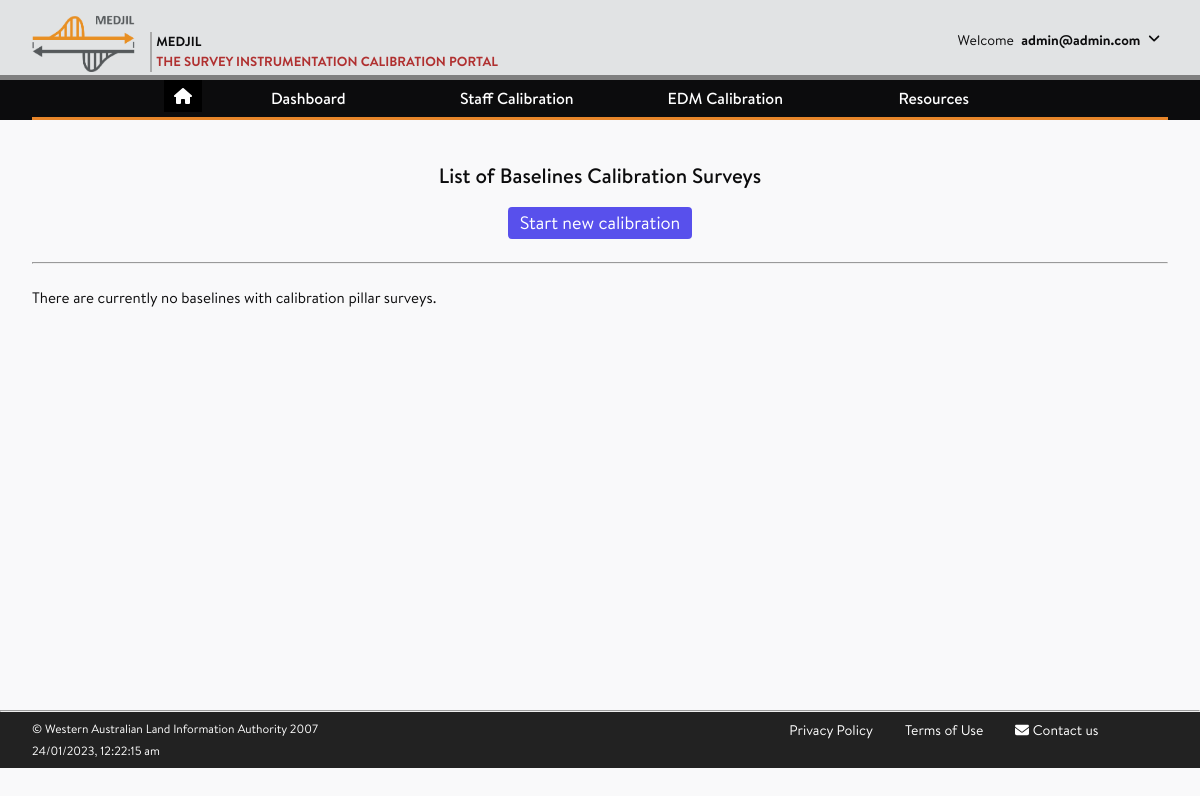
Page /baseline_calibration/ (signed in) on the earlier database version.
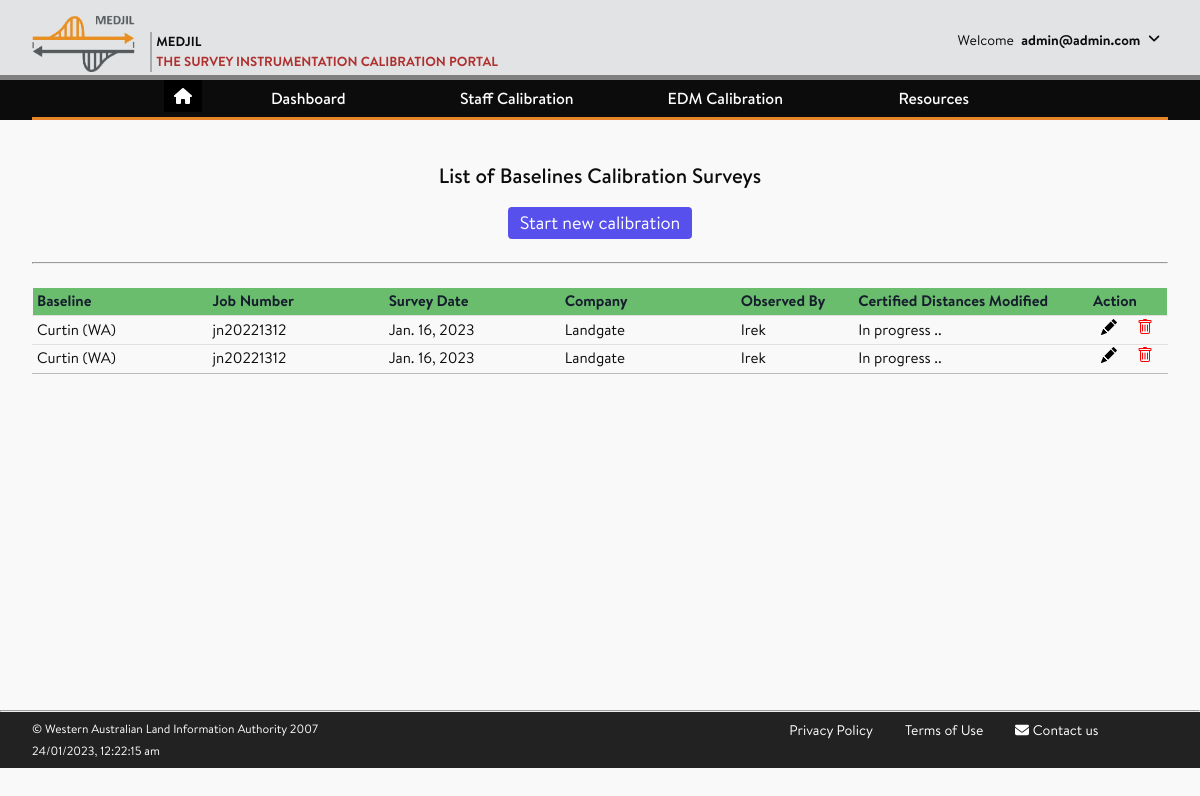
Same page on the later database version.
### baseline_calibration/models.py (models this page shows, shortened)
class Pillar_Survey(models.Model):
    baseline = models.ForeignKey(CalibrationSite, on_delete = models.CASCADE, null = False,
                 verbose_name= 'Site',
                 help_text="Baseline under survey")
    survey_date = models.DateField(null=False, blank=False)
    computation_date = models.DateField(null=False, blank=False)
    accreditation = models.ForeignKey(Accreditation, on_delete = models.SET_NULL, null = True,
                 help_text="corresponding certification survey.")
    apply_lum = models.BooleanField(default=True,
                 verbose_name= 'Apply LUM to uncertainties')
    observer = models.CharField(max_length=25,
                 null = True,
                 blank = True,
                 )
    weather_type = (
                 ('Sunny/Clear','Sunny/Clear'),
                 ('Partially cloudy','Partially cloudy'),
                 ('Cloudy', 'Cloudy'),
                 ('Overcast', 'Overcast'),
                 ('Drizzle','Drizzle'),
                 ('Raining','Raining'),
                 ('Stormy','Stormy'),
                 )
    weather = models.CharField(max_length=25,
                 choices=weather_type,
                 help_text="Weather conditions",
                 unique=False,
                 )
    job_number = models.CharField(max_length=25,
                 help_text="Job reference eg., JN 20212216",
                 unique=False,
                 )
    edm = models.ForeignKey(EDM_Inst, on_delete = models.PROTECT, null = False,
                 help_text="EDM used for survey")
    prism = models.ForeignKey(Prism_Inst, on_delete = models.PROTECT, null = False,
                 help_text="Prism used for survey")
    mets_applied = models.BooleanField(default=True,
                 verbose_name= 'Atmospheric corrections applied',
                 help_text="Meterological corrections have been applied in the EDM instrument.")
    edmi_calib_applied = models.BooleanField(default=False,
                 verbose_name= 'EDMI calibration corrections applied',
                 help_text="The EDMI calibration correction has been applied prior to data import.")
    level = models.ForeignKey(DigitalLevel, on_delete = models.PROTECT, null = False,
                 help_text="Digital level used for survey")
    staff = models.ForeignKey(Staff, on_delete = models.PROTECT, null = False,
                 help_text="barcoded staff used for survey")
    staff_calib_applied = models.BooleanField(default=True,
                 verbose_name= 'staff calibration corrections applied',
                 help_text="The staff calibration correction"
                  " has been applied prior to data import.")
    thermometer = models.ForeignKey(Mets_Inst, on_delete = models.PROTECT, null = False,
                 limit_choices_to={'mets_specs__mets_model__inst_type': 'thermo'},
                 help_text="Thermometer used for survey",
                 related_name="field_thermometer")
    thermo_calib_applied = models.BooleanField(default=True,
                 verbose_name= 'thermometer calibration corrections applied',
                 help_text="The thermometer calibration correction"
                  " has been applied prior to data import.")
    barometer = models.ForeignKey(Mets_Inst, on_delete = models.PROTECT, null = False,
                 limit_choices_to={'mets_specs__mets_model__inst_type': 'baro'},
                 help_text="Barometer used for survey",
                 related_name="field_barometer")
    baro_calib_applied = models.BooleanField(default=True,
                 verbose_name= 'barometer calibration corrections applied',
                 help_text="The barometer calibration correction has been applied prior to data import.")
    hygrometer = models.ForeignKey(Mets_Inst, on_delete = models.PROTECT, blank=True, null = True,
                 limit_choices_to={'mets_specs__mets_model__inst_type': 'hygro'},
                 help_text="Hygrometer, if used for survey",
                 related_name="field_hygrometer")
    hygro_calib_applied = models.BooleanField(default=True,
                 verbose_name= 'Hygrometer calibration corrections applied',
                 help_text="The hygrometer correction has been applied prior to data import.")
    psychrometer = models.ForeignKey(Mets_Inst, on_delete = models.PROTECT, blank=True, null = True,
                 limit_choices_to={'mets_specs__mets_model__inst_type': 'psy'},
                 help_text="Psychrometer, if used for survey",
                 related_name="field_psychrometer")
    psy_calib_applied = models.BooleanField(default=True,
                 help_text="The psychrometer correction has been applied prior to data import.")
    uncertainty_budget = models.ForeignKey(Uncertainty_Budget, on_delete = models.PROTECT, null = False,
                 help_text="Preset uncertainty budget")
    outlier_criterion = models.DecimalField(max_digits=2, decimal_places=1, default=2,
                 validators=[MinValueValidator(0), MaxValueValidator(5)],
                 help_text="Number of standard deviations for outlier detection threashold.")
    fieldnotes_upload = models.FileField(upload_to = get_upload_to_location,
                 null=True,
                 blank=True,
                 verbose_name= 'Scanned fieldnotes')
    zero_point_correction = models.FloatField(blank = True, null=True,
                 validators = [MinValueValidator(-0.10000), MaxValueValidator(0.10000)],
                 help_text="If: Instrument Correction (m) = 1.00000013.L + 0.0003, Zero Point Correction = 0.0003m")
    zpc_uncertainty = models.FloatField(blank = True, null=True,
                 validators = [MinValueValidator(0.00000), MaxValueValidator(0.10000)],
                 help_text="Uncertainty of the zero point correction (m) at 95% Confidence Level",
                 verbose_name= 'zero point correction uncertainty')
    variance = models.FloatField(blank = True, null=True,
                 help_text="Variance of least squares adjustment of the calibration")
    degrees_of_freedom = models.IntegerField(blank = True, null=True,
                 validators = [MinValueValidator(0), MaxValueValidator(500)],
                 help_text="Degrees of freedom of calibration")
    uploaded_on = models.DateTimeField(auto_now_add=True, null=True)
    modified_on = models.DateTimeField(auto_now=True, null=True)
    class Meta:
        ordering = ['baseline','survey_date']

class Accreditation(models.Model):
    accredited_company = models.ForeignKey(Company, on_delete = models.PROTECT, null=False)
    valid_from_date = models.DateField(null=False, blank=False,
                 help_text="The date the period of appointment commences.")
    valid_to_date = models.DateField(null=False, blank=False,
                 help_text="The date the period of appointment finishes.")
    LUM_constant = models.FloatField(
                 validators = [MinValueValidator(0), MaxValueValidator(50.0)],
                 null = False, blank = False)
    LUM_ppm = models.FloatField(
                 validators = [MinValueValidator(0), MaxValueValidator(50.0)],
                 null = False, blank = False)
    statement = models.TextField(null = False, blank = False,
                 verbose_name= 'Statement of accreditation',
                 help_text="eg. Accredited as a verifying authority for units of lenght according to ISO 17025:2012")
    certificate_upload = models.FileField(upload_to='accreditation_certificates/',
                 null=True,
                 blank=True,
                 verbose_name= 'Accreditation Certificate')
    class Meta:
        ordering = ['accredited_company','valid_to_date']
        unique_together = ('accredited_company','valid_from_date','valid_to_date',)

### calibrationsites/models.py (models this page shows, shortened)
class CalibrationSite(models.Model):
    site_types = (
                (None, '--- Select Type ---'),
                ('baseline','EDM Calibration Baseline'),
                ('staff_lab', 'Staff Calibration Laboratory'),
                ('staff_range','Staff Calibration Range'),
                )
    site_type = models.CharField(max_length=20,
                                choices=site_types,
                                null=True,
                                blank=True,
                                verbose_name = 'Site Type')
    site_name = models.CharField(max_length=100,
                                    help_text = "Name for the Calibration Site",
                                    unique = True,
                                    verbose_name = 'Site Name')
    site_address = models.CharField(max_length=100,
                                        null = True,
                                        help_text = "Address for the Calibration Site, e.g., Kent Street, Curtin University",
                                        verbose_name = 'Site Address')
    country = models.ForeignKey(Country, on_delete=models.SET_NULL, null=True,
                                    help_text = "Add/select a Country",
                                    verbose_name = 'Country',
                                    )
    state = models.ForeignKey(State, on_delete=models.SET_NULL, null=True,
                                    help_text = "Add/select a State/Region",
                                    verbose_name = 'State/Region',
                                    )
    locality = models.ForeignKey(Locality, on_delete=models.SET_NULL, null=True,
                                    help_text = "Add/select the location of Site",
                                    verbose_name = 'Locality/Suburb',
                                    )
    no_of_pillars = models.IntegerField(null = True, blank=True,
                                        help_text = "Enter the number of pins or baseline pillars, if applicable",
                                        verbose_name = 'Number of Pillars/Pins')
    operator = models.ForeignKey(Company, on_delete=models.RESTRICT, null=True, blank=True,
                                    help_text = "Select the site operator",
                                    verbose_name = 'Authority',
                                    )
    description = models.TextField(blank=True, null=True)
    site_access = models.FileField(upload_to = get_upload_to_location,
                                        null=True,
                                        help_text = "Upload a pdf diagram showing an access to the location",
                                        verbose_name= 'Access Summary')
    site_config = models.FileField(upload_to = get_upload_to_location,
                                        null=True,
                                        help_text = "Upload a pdf diagram showing the location of pins or pillars",
                                        verbose_name= 'Site Configuration')
    uploaded_on = models.DateTimeField(auto_now_add=True, null=True)
    modified_on = models.DateTimeField(auto_now=True, null=True)
    def __str__(self):
        return f'{self.site_name} ({self.state.statecode})'

class State(models.Model):
    country = models.ForeignKey(Country, on_delete=models.CASCADE)
    name = models.CharField(max_length=40,
                            help_text = "Enter the full name of State/Region, e.g., Western Australia",
                            verbose_name = 'State')
    statecode =  models.CharField(max_length=3,
                                    null=True,
                                    validators = [alphanumeric],
                                    help_text = "Enter State Code with a max. of three letters, e.g., WA",
                                    verbose_name = 'State Code')
    class Meta:
        unique_together = ('country','name')

### accounts/models.py (models this page shows)
class Company(models.Model):
    company_name = models.CharField(max_length=200, unique=True)
    company_abbrev = models.CharField(max_length=20)
    class Meta:
        ordering = ['company_name']
    def __str__(self):
        return self.company_name

### baseline_calibration/views.py (the view)
# urls.py: path('', views.calibration_home, name = 'calibration_home'),
@login_required(login_url="/accounts/login")
def calibration_home(request):
    sqlstring = ("""
        SELECT baseline_calibration_pillar_survey.id,
        survey_date,
        observer,
        job_number,
        accredited_company_id,
        baseline_calibration_certified_distance.modified_on
        FROM (baseline_calibration_pillar_survey
        LEFT JOIN baseline_calibration_accreditation
        ON  baseline_calibration_accreditation.id = accreditation_id)
        LEFT OUTER JOIN baseline_calibration_certified_distance
        ON baseline_calibration_pillar_survey.id = pillar_survey_id
        WHERE (distance = 0 or distance ISNULL)
        ORDER BY baseline_id ASC, survey_date DESC""")
    if request.user.is_superuser:
        pillar_surveys = Pillar_Survey.objects.raw(sqlstring)
    else:
        sqlstring.replace('ORDER BY ', 'AND accredited_company_id ='
                          + str(request.user.company.id) +' ORDER BY ')
        pillar_surveys = Pillar_Survey.objects.raw(sqlstring)
    context = {
        'pillar_surveys': pillar_surveys}
    return render(request, 'baseline_calibration/baseline_calibration_home.html', context)

### baseline_calibration/templates/baseline_calibration/baseline_calibration_home.html (shortened to what this page needs)
{% extends 'base_generic.html' %}
{% load static %}
{% block content %}
<article class="post">
    <div class="container_IB">
      <div class="post-content">
        <h2 class="text-center">List of Baselines Calibration Surveys</h2>
        <div class="mt-2 flex justify-center">
          <a href="{% url 'baseline_calibration:calibrate1' id=None %}" class="px-3 py-2 border border-transparent text-lg leading-4 rounded text-white bg-indigo-600 hover:bg-indigo-500 focus:outline-none focus:shadow-outline transition duration-150 ease-in-out">
             Start new calibration
          </a>
        </div>
        <br>
        <hr>
        <br>
        {% if pillar_surveys %}
        <table>
            <tr>
              <th width="15%" class="text-left font-semibold text-base text-gray-900">Baseline</th>
              <th width="15%" class="text-left font-semibold text-base text-gray-900">Job Number</th>
              <th width="15%" class="text-left font-semibold text-base text-gray-900">Survey Date</th>
              <th width="15%" class="text-left font-semibold text-base text-gray-900">Company</th>
              <th width="10%" class="text-left font-semibold text-base text-gray-900">Observed By</th>
              <th width="20%" class="text-left font-semibold text-base text-gray-900">Certified Distances Modified</th>
              <th width="5%" class="text-left font-semibold text-base text-gray-900">Action</th>
            </tr>
            {% for pillar_survey in pillar_surveys %}
                <tr>
                  <td>{{ pillar_survey.baseline }} </td>
                  <td>{{ pillar_survey.job_number }} </td>
                  <td>{{ pillar_survey.survey_date }} </td>
                  <td>{{ pillar_survey.accreditation.accredited_company }}</td>
                  <td>{{ pillar_survey.observer }} </td>
                  {% if pillar_survey.variance is not null %}
                      <td>{{ pillar_survey.modified_on }}</td>
                  {% else %}
                      <td>In progress ..</td>
                  {% endif %}
                  <td>
                    <span class="flex justify-around items-center text-center">
                      <a href="{% url 'baseline_calibration:calibrate1' id=pillar_survey.pk %}" class="px-3">
                      </a>
                      <a href="{% url 'baseline_calibration:pillar_survey_del' id=pillar_survey.pk %}" class="px-2" onclick="return confirmation()">
                      </a>
                    </span>
                  </td>
                </tr>
            {% endfor %}
        </table>
        {% else %}
            <p>There are currently no baselines with calibration pillar surveys.</p>
        {% endif %}
      </div>
    </div>
</article>
 {% endblock content %}

Differences in the rows shown:
added Pillar_Survey: baseline "Curtin (WA)", job_number "jn20221312", survey_date "Jan. 16, 2023", accreditation.accredited_company "Landgate", observer "Irek", shows "In progress .."
added Pillar_Survey: baseline "Curtin (WA)", job_number "jn20221312", survey_date "Jan. 16, 2023", accreditation.accredited_company "Landgate", observer "Irek", shows "In progress .."
Other differences:
text no longer shown: "There are currently no baselines with calibration pillar surveys."
text now shown: "Baseline Job Number Survey Date Company Observed By Certified Distances Modified Action"
